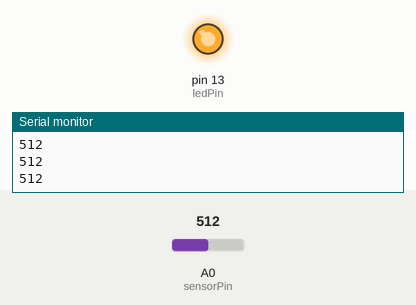
The sketch below on a simulated Arduino Uno, built with avr-gcc and run on an emulated ATmega328P. Shown: output pins drawn as LEDs (lit = HIGH), the last lines printed to the serial monitor. Inputs (shaded band) come from the test bench; at power-on: A0 (sensorPin) = 512.

Above: at 1.2 s.
1.3 s: A0 (sensorPin) set to 487
At 1.9 s:
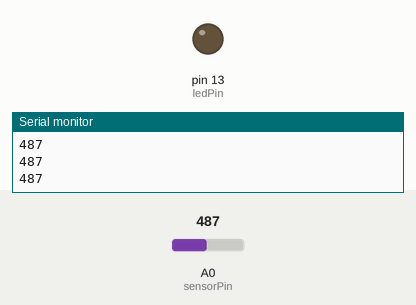
2.8 s: A0 (sensorPin) set to 510
At 3.2 s:
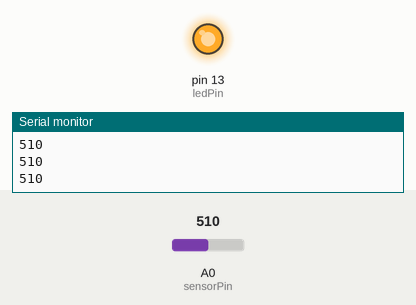
4.3 s: A0 (sensorPin) set to 490
At 5.7 s:
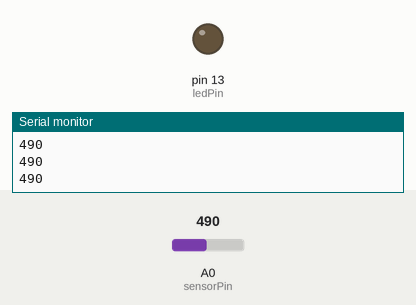
Timing chart, 0 to 7.3 s (numbered marks = the images above; inputs shaded):
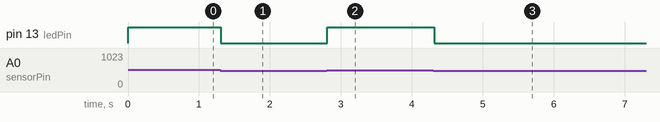

The sketch:

potentiometer.ino
```cpp
// potentiometer.ino
// reads a potentiometer sensor and sends the reading over serial

int sensorPin = A0; // The potentiometer is connected to analog pin 0
int ledPin = 13; // The LED is connected to digital pin 13
int sensorValue; // An integer variable to store the potentiometer reading
void setup() { // this function runs once when the sketch starts up
  pinMode (ledPin, OUTPUT);
  // initialize serial communication:
  Serial.begin(9600);
}

void loop() { // this loop runs repeatedly after setup() finishes
  sensorValue = analogRead(sensorPin); // Read the sensor
  Serial.println(sensorValue); // Output reading to the serial line
  if (sensorValue < 500){
    digitalWrite(ledPin, LOW);} // Turn the LED off
  else {
    digitalWrite(ledPin, HIGH);} // Keep the LED on
  delay(100); // Pause in milliseconds before next reading
}
```

Measured:
- the behaviour switches between 500 and 499 on A0 (sensorPin) (found by bisection; images 0 and 1)
- after the input at 1.3 s, pin 13 (ledPin): HIGH → LOW at once
- after the input at 2.8 s, pin 13 (ledPin): LOW → HIGH at once
- after the input at 4.3 s, pin 13 (ledPin): HIGH → LOW at once
